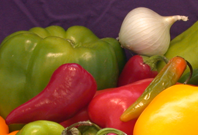
%> input picture 5th sem/image processing lab/college/onion.png, 198 x 135 px
$ octave day2_i.m   (GNU Octave 9; MATLAB toolbox functions it lacks are replaced by stand-ins)
%> lines starting %> are read from the running program, lines starting %| are printed output that depends on the picture
i = imread('onion.png');
%> i is the input picture: size 135x198x3 uint8; mean R, G, B 137.3, 92.8, 45.3

figure();
imshow(i);
title('Original Image');

imwrite(i, "onion_copy.png");  % better not to overwrite original

% Crop the image
im = imcrop(i, [60 40 100 90]);
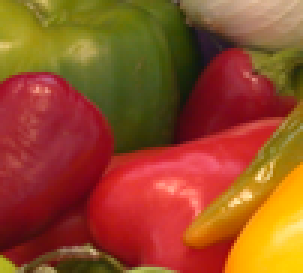
%> im: size 91x101x3 uint8 (shown 3 times larger); mean R, G, B 149.3, 76.7, 38.4

figure();
imshow(im);
title('Cropped Image');

% Rotate the cropped image
img_rot = imrotate(im, 35, "bilinear");
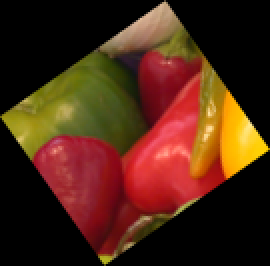
%> img_rot: size 133x135x3 uint8 (shown 2 times larger); mean R, G, B 76.4, 39.3, 19.6

figure();
imshow(img_rot);
title('Rotated Image');

% Image info
info = imfinfo('onion.png');
disp(info);

% Pixel value
%> (the run ends here)

$ run again, with 5th sem/image processing lab/college/image.jpeg saved as 5th sem/image processing lab/college/onion.png
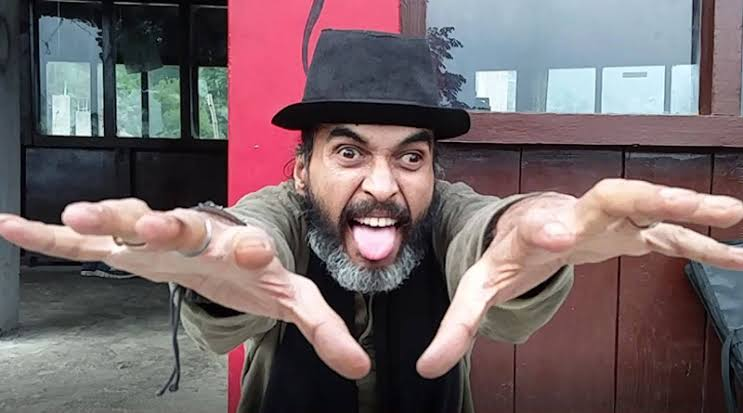
%> input picture 5th sem/image processing lab/college/image.jpeg, 743 x 413 px
%> i is the input picture: size 413x743x3 uint8; mean R, G, B 116.6, 101.1, 103.9
%> `img_rot = imrotate(im, 35, "bilinear");`:
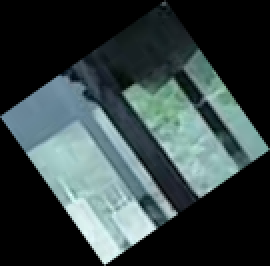
%> img_rot: size 133x135x3 uint8 (shown 2 times larger); mean R, G, B 53.4, 66.9, 67.4
%> pixel_val = [21 19 22]
%|    21   19   22
%> y: size 413x743x3 uint8; every value is 0
%> `z = immultiply(i, i);`:
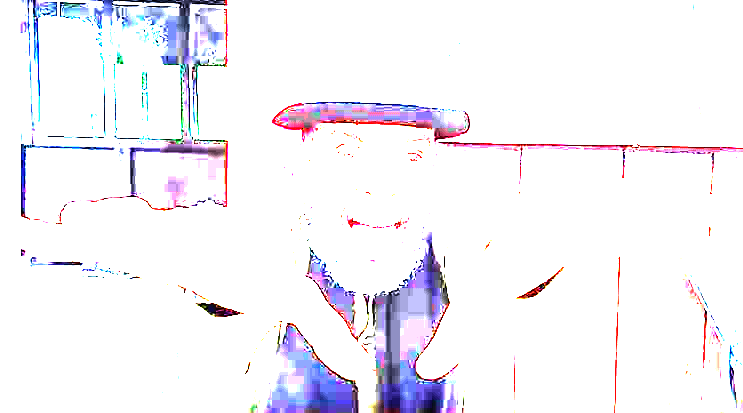
%> z: size 413x743x3 uint8; mean R, G, B 244.1, 241.6, 247.7
